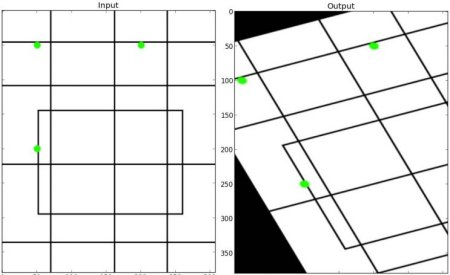
#> input picture OpenCV-Tutorial/images/affine.jpg, 450 x 275 px
$ jupyter execute --allow-errors '2. Gui Features in OpenCV.ipynb'   (shell and % lines are left out)
#> lines starting #> are read from the running program, lines starting #| are printed output that depends on the picture
# 2. Gui Features in OpenCV

## 2.1 Getting Started with Images

### Goal
In this tutorial you will learn how to:

- Read an image from file (using [**cv::imread**](https://docs.opencv.org/master/d4/da8/group__imgcodecs.html#ga288b8b3da0892bd651fce07b3bbd3a56))
- Display an image in an OpenCV window (using [**cv::imshow**](https://docs.opencv.org/master/d7/dfc/group__highgui.html#ga453d42fe4cb60e5723281a89973ee563))
- Write an image to a file (using [**cv::imwrite**](https://docs.opencv.org/master/d4/da8/group__imgcodecs.html#gabbc7ef1aa2edfaa87772f1202d67e0ce))

#### Code at glance:
```python
import cv2 as cv
import sys
img = cv.imread(cv.samples.findFile("starry_night.jpg"))
if img is None:
    sys.exit("Could not read the image.")
cv.imshow("Display window", img)
k = cv.waitKey(0)
if k == ord("s"):
    cv.imwrite("starry_night.png", img)
```

### Explanation
As a first step, the OpenCV python library is imported. The proper way to do this is to additionally assign it the name cv, which is used in the following to reference the library.

[cell 1]
import cv2 as cv
import sys

Now, let's analyze the main code. As a first step, we read the image "starry_night.jpg" from the OpenCV samples. In order to do so, a call to the [**cv::imread**](https://docs.opencv.org/master/d4/da8/group__imgcodecs.html#ga288b8b3da0892bd651fce07b3bbd3a56) function loads the image using the file path specified by the first argument. The second argument is optional and specifies the format in which we want the image. This may be:

- IMREAD_COLOR loads the image in the BGR 8-bit format. This is the **default** that is used here.
- IMREAD_UNCHANGED loads the image as is (including the alpha channel if present)
- IMREAD_GRAYSCALE loads the image as an intensity one
After reading in the image data will be stored in a [**cv::Mat**](https://docs.opencv.org/master/d3/d63/classcv_1_1Mat.html) object.

[cell 2]
img = cv.imread(cv.samples.findFile("./images/starry_night.jpg"))

> **Note**
OpenCV offers support for the image formats Windows bitmap (bmp), portable image formats (pbm, pgm, ppm) and Sun raster (sr, ras). With help of plugins (you need to specify to use them if you build yourself the library, nevertheless in the packages we ship present by default) you may also load image formats like JPEG (jpeg, jpg, jpe), JPEG 2000 (jp2 - codenamed in the CMake as Jasper), TIFF files (tiff, tif) and portable network graphics (png). Furthermore, OpenEXR is also a possibility.

Afterwards, a check is executed, if the image was loaded correctly.

#> (a cell that did not finish here is left out)

Then, the image is shown using a call to the [**cv::imshow**](https://docs.opencv.org/master/d7/dfc/group__highgui.html#ga453d42fe4cb60e5723281a89973ee563) function. The first argument is the title of the window and the second argument is the [**cv::Mat**](https://docs.opencv.org/master/d3/d63/classcv_1_1Mat.html) object that will be shown.

Because we want our window to be displayed until the user presses a key (otherwise the program would end far too quickly), we use the [**cv::waitKey**](https://docs.opencv.org/master/d7/dfc/group__highgui.html#ga5628525ad33f52eab17feebcfba38bd7) function whose only parameter is just how long should it wait for a user input (measured in milliseconds). Zero means to wait forever. The return value is the key that was pressed.

[cell 4]
from matplotlib import pyplot as plt
#> (the rest of this cell did not finish here and is left out)

In the end, the image is written to a file if the pressed key was the "s"-key. For this the [**cv::imwrite**](https://docs.opencv.org/master/d4/da8/group__imgcodecs.html#gabbc7ef1aa2edfaa87772f1202d67e0ce) function is called that has the file path and the [**cv::Mat**](https://docs.opencv.org/master/d3/d63/classcv_1_1Mat.html) object as an argument.

#> (a cell that did not finish here is left out)

## 2.2 Getting Started with Videos

### Goal
- Learn to read video, display video, and save video.
- Learn to capture video from a camera and display it.
- You will learn these functions : [**cv.VideoCapture()**](https://docs.opencv.org/master/d8/dfe/classcv_1_1VideoCapture.html), [**cv.VideoWriter()**](https://docs.opencv.org/master/dd/d9e/classcv_1_1VideoWriter.html)

### Capture Video from Camera
Often, we have to capture live stream with a camera. OpenCV provides a very simple interface to do this. Let's capture a video from the camera (I am using the built-in webcam on my laptop), convert it into grayscale video and display it. Just a simple task to get started.

To capture a video, you need to create a **VideoCapture** object. Its argument can be either the device index or the name of a video file. A device index is just the number to specify which camera. Normally one camera will be connected (as in my case). So I simply pass 0 (or -1). You can select the second camera by passing 1 and so on. After that, you can capture frame-by-frame. But at the end, don't forget to release the capture.

```python
import numpy as np
import cv2 as cv
cap = cv.VideoCapture(0)
if not cap.isOpened():
    print("Cannot open camera")
    exit()
while True:
    # Capture frame-by-frame
    ret, frame = cap.read()
    # if frame is read correctly ret is True
    if not ret:
        print("Can't receive frame (stream end?). Exiting ...")
        break
    # Our operations on the frame come here
    gray = cv.cvtColor(frame, cv.COLOR_BGR2GRAY)
    # Display the resulting frame
    cv.imshow('frame', gray)
    if cv.waitKey(1) == ord('q'):
        break
# When everything done, release the capture
cap.release()
cv.destroyAllWindows()
```

`cap.read()` returns a bool (`True`/`False`). If the frame is read correctly, it will be `True`. So you can check for the end of the video by checking this returned value.

Sometimes, cap may not have initialized the capture. In that case, this code shows an error. You can check whether it is initialized or not by the method **cap.isOpened()**. If it is `True`, OK. Otherwise open it using [**cap.open()**](https://docs.opencv.org/master/d6/dee/group__hdf5.html#ga243d7e303690af3c5c3686ca5785205e).

You can also access some of the features of this video using **cap.get(propId)** method where propId is a number from 0 to 18. Each number denotes a property of the video (if it is applicable to that video). Full details can be seen here: [**cv::VideoCapture::get()**](https://docs.opencv.org/master/d8/dfe/classcv_1_1VideoCapture.html#aa6480e6972ef4c00d74814ec841a2939). Some of these values can be modified using **cap.set(propId, value)**. Value is the new value you want.

For example, I can check the frame width and height by `cap.get(cv.CAP_PROP_FRAME_WIDTH)` and `cap.get(cv.CAP_PROP_FRAME_HEIGHT)`. It gives me 640x480 by default. But I want to modify it to 320x240. Just use `ret = cap.set(cv.CAP_PROP_FRAME_WIDTH,320)` and `ret = cap.set(cv.CAP_PROP_FRAME_HEIGHT,240)`.

> **Note**
If you are getting an error, make sure your camera is working fine using any other camera application (like Cheese in Linux).

### Playing Video from file
Playing video from file is the same as capturing it from camera, just change the camera index to a video file name. Also while displaying the frame, use appropriate time for `cv.waitKey()`. If it is too less, video will be very fast and if it is too high, video will be slow (Well, that is how you can display videos in slow motion). 25 milliseconds will be OK in normal cases.
```python
import numpy as np
import cv2 as cv
cap = cv.VideoCapture('vtest.avi')
while cap.isOpened():
    ret, frame = cap.read()
    # if frame is read correctly ret is True
    if not ret:
        print("Can't receive frame (stream end?). Exiting ...")
        break
    gray = cv.cvtColor(frame, cv.COLOR_BGR2GRAY)
    cv.imshow('frame', gray)
    if cv.waitKey(1) == ord('q'):
        break
cap.release()
cv.destroyAllWindows()
```

> **Note**
Make sure a proper version of ffmpeg or gstreamer is installed. Sometimes it is a headache to work with video capture, mostly due to wrong installation of ffmpeg/gstreamer.

### Saving a Video
So we capture a video and process it frame-by-frame, and we want to save that video. For images, it is very simple: just use `cv.imwrite()`. Here, a little more work is required.

This time we create a **VideoWriter** object. We should specify the output file name (eg: output.avi). Then we should specify the FourCC code (details in next paragraph). Then number of frames per second (fps) and frame size should be passed. And the last one is the isColor flag. If it is `True`, the encoder expect color frame, otherwise it works with grayscale frame.

[FourCC](https://en.wikipedia.org/wiki/FourCC) is a 4-byte code used to specify the video codec. The list of available codes can be found in fourcc.org. It is platform dependent. The following codecs work fine for me.

- In Fedora: DIVX, XVID, MJPG, X264, WMV1, WMV2. (XVID is more preferable. MJPG results in high size video. X264 gives very small size video)
- In Windows: DIVX (More to be tested and added)
- In OSX: MJPG (.mp4), DIVX (.avi), X264 (.mkv).
FourCC code is passed as `cv.VideoWriter_fourcc('M','J','P','G')` or `cv.VideoWriter_fourcc(*'MJPG')` for MJPG.

The below code captures from a camera, flips every frame in the vertical direction, and saves the video.

```python
import numpy as np
import cv2 as cv
cap = cv.VideoCapture(0)
# Define the codec and create VideoWriter object
fourcc = cv.VideoWriter_fourcc(*'XVID')
out = cv.VideoWriter('output.avi', fourcc, 20.0, (640,  480))
while cap.isOpened():
    ret, frame = cap.read()
    if not ret:
        print("Can't receive frame (stream end?). Exiting ...")
        break
    frame = cv.flip(frame, 0)
    # write the flipped frame
    out.write(frame)
    cv.imshow('frame', frame)
    if cv.waitKey(1) == ord('q'):
        break
# Release everything if job is finished
cap.release()
out.release()
cv.destroyAllWindows()
```

## 2.3 Drawing Functions in OpenCV

### Goal
- Learn to draw different geometric shapes with OpenCV
- You will learn these functions : [**cv.line()**](https://docs.opencv.org/master/d6/d6e/group__imgproc__draw.html#ga7078a9fae8c7e7d13d24dac2520ae4a2), [**cv.circle()**](https://docs.opencv.org/master/d6/d6e/group__imgproc__draw.html#gaf10604b069374903dbd0f0488cb43670) , [**cv.rectangle()**](https://docs.opencv.org/master/d6/d6e/group__imgproc__draw.html#ga07d2f74cadcf8e305e810ce8eed13bc9), [**cv.ellipse()**](https://docs.opencv.org/master/d6/d6e/group__imgproc__draw.html#ga28b2267d35786f5f890ca167236cbc69), [**cv.putText()**](https://docs.opencv.org/master/d6/d6e/group__imgproc__draw.html#ga5126f47f883d730f633d74f07456c576) etc.

### Code
In all the above functions, you will see some common arguments as given below:

- img : The image where you want to draw the shapes
- color : Color of the shape. for BGR, pass it as a tuple, eg: (255,0,0) for blue. For grayscale, just pass the scalar value.
- thickness : Thickness of the line or circle etc. If **-1** is passed for closed figures like circles, it will fill the shape. default thickness = 1
- lineType : Type of line, whether 8-connected, anti-aliased line etc. By default, it is 8-connected. [**cv.LINE_AA**](https://docs.opencv.org/master/d6/d6e/group__imgproc__draw.html#ggaf076ef45de481ac96e0ab3dc2c29a777a85fdabe5335c9e6656563dfd7c94fb4f) gives anti-aliased line which looks great for curves.

### Drawing Line
To draw a line, you need to pass starting and ending coordinates of line. We will create a black image and draw a blue line on it from top-left to bottom-right corners.
```python
import numpy as np
import cv2 as cv
# Create a black image
img = np.zeros((512,512,3), np.uint8)
# Draw a diagonal blue line with thickness of 5 px
cv.line(img,(0,0),(511,511),(255,0,0),5)
```
### Drawing Rectangle
To draw a rectangle, you need top-left corner and bottom-right corner of rectangle. This time we will draw a green rectangle at the top-right corner of image.
```
cv.rectangle(img,(384,0),(510,128),(0,255,0),3)
```
### Drawing Circle
To draw a circle, you need its center coordinates and radius. We will draw a circle inside the rectangle drawn above.
```
cv.circle(img,(447,63), 63, (0,0,255), -1)
```
### Drawing Ellipse
To draw the ellipse, we need to pass several arguments. One argument is the center location (x,y). Next argument is axes lengths (major axis length, minor axis length). angle is the angle of rotation of ellipse in anti-clockwise direction. startAngle and endAngle denotes the starting and ending of ellipse arc measured in clockwise direction from major axis. i.e. giving values 0 and 360 gives the full ellipse. For more details, check the documentation of [**cv.ellipse()**](https://docs.opencv.org/master/d6/d6e/group__imgproc__draw.html#ga28b2267d35786f5f890ca167236cbc69). Below example draws a half ellipse at the center of the image.
```
cv.ellipse(img,(256,256),(100,50),0,0,180,255,-1)
```
### Drawing Polygon
To draw a polygon, first you need coordinates of vertices. Make those points into an array of shape ROWSx1x2 where ROWS are number of vertices and it should be of type int32. Here we draw a small polygon of with four vertices in yellow color.
```
pts = np.array([[10,5],[20,30],[70,20],[50,10]], np.int32)
pts = pts.reshape((-1,1,2))
cv.polylines(img,[pts],True,(0,255,255))
```
> **Note**
If third argument is False, you will get a polylines joining all the points, not a closed shape.
[**cv.polylines()**](https://docs.opencv.org/master/d6/d6e/group__imgproc__draw.html#ga1ea127ffbbb7e0bfc4fd6fd2eb64263c) can be used to draw multiple lines. Just create a list of all the lines you want to draw and pass it to the function. All lines will be drawn individually. It is a much better and faster way to draw a group of lines than calling [**cv.line()**](https://docs.opencv.org/master/d6/d6e/group__imgproc__draw.html#ga7078a9fae8c7e7d13d24dac2520ae4a2) for each line.

### Adding Text to Images:
To put texts in images, you need specify following things.

Text data that you want to write
Position coordinates of where you want put it (i.e. bottom-left corner where data starts).
Font type (Check [**cv.putText()**](https://docs.opencv.org/master/d6/d6e/group__imgproc__draw.html#ga5126f47f883d730f633d74f07456c576) docs for supported fonts)
Font Scale (specifies the size of font)
regular things like color, thickness, lineType etc. For better look, lineType = [**cv.LINE_AA**](https://docs.opencv.org/master/d6/d6e/group__imgproc__draw.html#ggaf076ef45de481ac96e0ab3dc2c29a777a85fdabe5335c9e6656563dfd7c94fb4f) is recommended.
We will write **OpenCV** on our image in white color.
```
font = cv.FONT_HERSHEY_SIMPLEX
cv.putText(img,'OpenCV',(10,500), font, 4,(255,255,255),2,cv.LINE_AA)
```
### Result
So it is time to see the final result of our drawing. As you studied in previous articles, display the image to see it.

### Additional Resources
The angles used in ellipse function is not our circular angles. For more details, visit [this discussion](https://answers.opencv.org/question/14541/angles-in-ellipse-function/).
### Exercises
1. Try to create the logo of OpenCV using drawing functions available in OpenCV.

## 2.4 Mouse as a Paint-Brush

### Goal
- Learn to handle mouse events in OpenCV
- You will learn these functions : [**cv.setMouseCallback()**](https://docs.opencv.org/master/d7/dfc/group__highgui.html#ga89e7806b0a616f6f1d502bd8c183ad3e)

### Simple Demo
Here, we create a simple application which draws a circle on an image wherever we double-click on it.

First we create a mouse callback function which is executed when a mouse event take place. Mouse event can be anything related to mouse like left-button down, left-button up, left-button double-click etc. It gives us the coordinates (x,y) for every mouse event. With this event and location, we can do whatever we like. To list all available events available, run the following code in Python terminal:
```python
import cv2 as cv
events = [i for i in dir(cv) if 'EVENT' in i]
print( events )
```
Creating mouse callback function has a specific format which is same everywhere. It differs only in what the function does. So our mouse callback function does one thing, it draws a circle where we double-click. So see the code below. Code is self-explanatory from comments :
```python
import numpy as np
import cv2 as cv
# mouse callback function
def draw_circle(event,x,y,flags,param):
    if event == cv.EVENT_LBUTTONDBLCLK:
        cv.circle(img,(x,y),100,(255,0,0),-1)
# Create a black image, a window and bind the function to window
img = np.zeros((512,512,3), np.uint8)
cv.namedWindow('image')
cv.setMouseCallback('image',draw_circle)
while(1):
    cv.imshow('image',img)
    if cv.waitKey(20) & 0xFF == 27:
        break
cv.destroyAllWindows()
```
### More Advanced Demo
Now we go for a much better application. In this, we draw either rectangles or circles (depending on the mode we select) by dragging the mouse like we do in Paint application. So our mouse callback function has two parts, one to draw rectangle and other to draw the circles. This specific example will be really helpful in creating and understanding some interactive applications like object tracking, image segmentation etc.
```python
import numpy as np
import cv2 as cv
drawing = False # true if mouse is pressed
mode = True # if True, draw rectangle. Press 'm' to toggle to curve
ix,iy = -1,-1
# mouse callback function
def draw_circle(event,x,y,flags,param):
    global ix,iy,drawing,mode
    if event == cv.EVENT_LBUTTONDOWN:
        drawing = True
        ix,iy = x,y
    elif event == cv.EVENT_MOUSEMOVE:
        if drawing == True:
            if mode == True:
                cv.rectangle(img,(ix,iy),(x,y),(0,255,0),-1)
            else:
                cv.circle(img,(x,y),5,(0,0,255),-1)
    elif event == cv.EVENT_LBUTTONUP:
        drawing = False
        if mode == True:
            cv.rectangle(img,(ix,iy),(x,y),(0,255,0),-1)
        else:
            cv.circle(img,(x,y),5,(0,0,255),-1)
```
Next we have to bind this mouse callback function to OpenCV window. In the main loop, we should set a keyboard binding for key 'm' to toggle between rectangle and circle.
```python
img = np.zeros((512,512,3), np.uint8)
cv.namedWindow('image')
cv.setMouseCallback('image',draw_circle)
while(1):
    cv.imshow('image',img)
    k = cv.waitKey(1) & 0xFF
    if k == ord('m'):
        mode = not mode
    elif k == 27:
        break
cv.destroyAllWindows()
```
### Additional Resources
### Exercises
1. In our last example, we drew filled rectangle. You modify the code to draw an unfilled rectangle.

## 2.5 Trackbar as the Color Palette

### Goal
- Learn to bind trackbar to OpenCV windows
- You will learn these functions : [**cv.getTrackbarPos()**](https://docs.opencv.org/master/d7/dfc/group__highgui.html#ga122632e9e91b9ec06943472c55d9cda8), [**cv.createTrackbar()**](https://docs.opencv.org/master/d7/dfc/group__highgui.html#gaf78d2155d30b728fc413803745b67a9b) etc.
Code Demo
Here we will create a simple application which shows the color you specify. You have a window which shows the color and three trackbars to specify each of B,G,R colors. You slide the trackbar and correspondingly window color changes. By default, initial color will be set to Black.

For [**cv.createTrackbar()**](https://docs.opencv.org/master/d7/dfc/group__highgui.html#gaf78d2155d30b728fc413803745b67a9b) function, first argument is the trackbar name, second one is the window name to which it is attached, third argument is the default value, fourth one is the maximum value and fifth one is the callback function which is executed every time trackbar value changes. The callback function always has a default argument which is the trackbar position. In our case, function does nothing, so we simply pass.

Another important application of trackbar is to use it as a button or switch. OpenCV, by default, doesn't have button functionality. So you can use trackbar to get such functionality. In our application, we have created one switch in which application works only if switch is ON, otherwise screen is always black.
```python
import numpy as np
import cv2 as cv
def nothing(x):
    pass
# Create a black image, a window
img = np.zeros((300,512,3), np.uint8)
cv.namedWindow('image')
# create trackbars for color change
cv.createTrackbar('R','image',0,255,nothing)
cv.createTrackbar('G','image',0,255,nothing)
cv.createTrackbar('B','image',0,255,nothing)
# create switch for ON/OFF functionality
switch = '0 : OFF \n1 : ON'
cv.createTrackbar(switch, 'image',0,1,nothing)
while(1):
    cv.imshow('image',img)
    k = cv.waitKey(1) & 0xFF
    if k == 27:
        break
    # get current positions of four trackbars
    r = cv.getTrackbarPos('R','image')
    g = cv.getTrackbarPos('G','image')
    b = cv.getTrackbarPos('B','image')
    s = cv.getTrackbarPos(switch,'image')
    if s == 0:
        img[:] = 0
    else:
        img[:] = [b,g,r]
cv.destroyAllWindows()
```
The screenshot of the application looks like below :

### Exercises
1. Create a Paint application with adjustable colors and brush radius using trackbars. For drawing, refer previous tutorial on mouse handling.

[cell 6]
#The line above is necesary to show Matplotlib's plots inside a Jupyter Notebook

[cell 7]
import cv2
img = cv2.imread('./images/affine.jpg', 1)
#> img is the input picture: shape (275, 450, 3); mean B, G, R 227.1, 227.6, 227.1
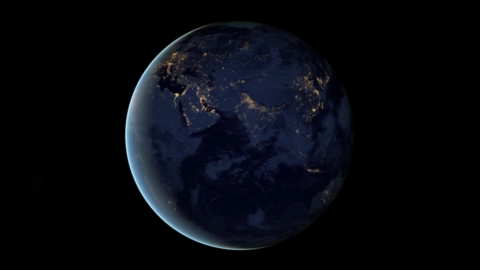
#> input picture frame 90 of SimpleProjects/assets/video.mp4, 480 x 270 px
#> further down, frame is the input picture: shape (270, 480, 3); mean B, G, R 14.7, 9.1, 7.3
#> `frame = cv2.flip(frame, 1)`:
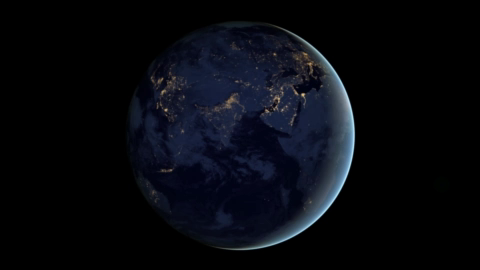
#> frame: shape (270, 480, 3); mean B, G, R 14.7, 9.1, 7.3
#> `_, frame = cv2.imencode('.jpeg', frame)`: frame = 16914 values, max 255 at index 0, min 0 at index 4, mean 124

[cell 8]
from matplotlib import pyplot as plt
plt.imshow(img)
plt.show()

[cell 9]
import cv2
from IPython.display import display, Image

video = cv2.VideoCapture('../SimpleProjects/assets/video.mp4')
display_handle=display(None, display_id=True)
#> (the rest of this cell did not finish here and is left out)

[cell 10]
import cv2

# cv2a.videoio_registry.getBackends() returns list of all available backends.
availableBackends = [cv2.videoio_registry.getBackendName(b) for b in cv2.videoio_registry.getBackends()]
print(availableBackends)

# Returns list of available backends which works via cv::VideoCapture(int index)
availableCameraBackends = [cv2.videoio_registry.getBackendName(b) for b in cv2.videoio_registry.getCameraBackends()]
print(availableBackends)

[cell 11]
import cv2

deviceId = "/dev/video0"

# videoCaptureApi = cv2.CAP_ANY       # autodetect default API
videoCaptureApi = cv2.CAP_FFMPEG
# videoCaptureApi = cv2.CAP_GSTREAMER
cap = cv2.VideoCapture("/dev/video2", videoCaptureApi)

cap = cv2.VideoCapture(deviceId)
cap.open(deviceId)
if not cap.isOpened():
    raise RuntimeError("ERROR! Unable to open camera")

try:
    while True:
        ret, frame = cap.read()
        cv2.imshow('frame', frame)
        if cv2.waitKey(1) & 0xFF == ord('q'):
#> (key q is pressed here)
